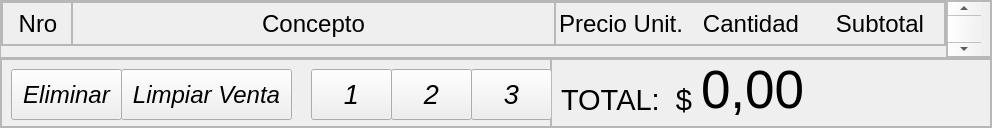
               <widget class="QFrame" name="frame_4">
                <property name="frameShape">
                 <enum>QFrame::NoFrame</enum>
                </property>
                <property name="frameShadow">
                 <enum>QFrame::Raised</enum>
                </property>
                <layout class="QVBoxLayout" name="verticalLayout_7">
                 <property name="spacing">
                  <number>0</number>
                 </property>
                 <property name="leftMargin">
                  <number>0</number>
                 </property>
                 <property name="topMargin">
                  <number>0</number>
                 </property>
                 <property name="rightMargin">
                  <number>0</number>
                 </property>
                 <property name="bottomMargin">
                  <number>0</number>
                 </property>
                 <item>
                  <widget class="QFrame" name="frame_panel_lista">
                   <property name="frameShape">
                    <enum>QFrame::StyledPanel</enum>
                   </property>
                   <property name="frameShadow">
                    <enum>QFrame::Raised</enum>
                   </property>
                   <layout class="QHBoxLayout" name="horizontalLayout_6">
                    <property name="spacing">
                     <number>0</number>
                    </property>
                    <property name="leftMargin">
                     <number>0</number>
                    </property>
                    <property name="topMargin">
                     <number>0</number>
                    </property>
                    <property name="rightMargin">
                     <number>0</number>
                    </property>
                    <property name="bottomMargin">
                     <number>0</number>
                    </property>
                    <item>
                     <widget class="QFrame" name="frame_panel">
                      <property name="frameShape">
                       <enum>QFrame::NoFrame</enum>
                      </property>
                      <property name="frameShadow">
                       <enum>QFrame::Raised</enum>
                      </property>
                      <layout class="QVBoxLayout" name="verticalLayout_4">
                       <property name="spacing">
                        <number>0</number>
                       </property>
                       <property name="leftMargin">
                        <number>0</number>
                       </property>
                       <property name="topMargin">
                        <number>0</number>
                       </property>
                       <property name="rightMargin">
                        <number>0</number>
                       </property>
                       <property name="bottomMargin">
                        <number>0</number>
                       </property>
                       <item>
                        <widget class="QFrame" name="frame_labels">
                         <property name="minimumSize">
                          <size>
                           <width>0</width>
                           <height>45</height>
                          </size>
                         </property>
                         <property name="maximumSize">
                          <size>
                           <width>16777215</width>
                           <height>45</height>
                          </size>
                         </property>
                         <property name="frameShape">
                          <enum>QFrame::StyledPanel</enum>
                         </property>
                         <property name="frameShadow">
                          <enum>QFrame::Raised</enum>
                         </property>
                         <layout class="QHBoxLayout" name="horizontalLayout_15">
                          <property name="spacing">
                           <number>0</number>
                          </property>
                          <property name="leftMargin">
                           <number>0</number>
                          </property>
                          <property name="topMargin">
                           <number>0</number>
                          </property>
                          <property name="rightMargin">
                           <number>0</number>
                          </property>
                          <property name="bottomMargin">
                           <number>0</number>
                          </property>
                          <item>
                           <widget class="QFrame" name="frame_nro">
                            <property name="minimumSize">
                             <size>
                              <width>70</width>
                              <height>0</height>
                             </size>
                            </property>
                            <property name="maximumSize">
                             <size>
                              <width>70</width>
                              <height>16777215</height>
                             </size>
                            </property>
                            <property name="frameShape">
                             <enum>QFrame::StyledPanel</enum>
                            </property>
                            <property name="frameShadow">
                             <enum>QFrame::Raised</enum>
                            </property>
                            <layout class="QHBoxLayout" name="horizontalLayout_14">
                             <property name="spacing">
                              <number>0</number>
                             </property>
                             <property name="leftMargin">
                              <number>0</number>
                             </property>
                             <property name="topMargin">
                              <number>0</number>
                             </property>
                             <property name="rightMargin">
                              <number>0</number>
                             </property>
                             <property name="bottomMargin">
                              <number>0</number>
                             </property>
                             <item>
                              <widget class="QLabel" name="label_nro">
                               <property name="minimumSize">
                                <size>
                                 <width>70</width>
                                 <height>0</height>
                                </size>
                               </property>
                               <property name="maximumSize">
                                <size>
                                 <width>70</width>
                                 <height>16777215</height>
                                </size>
                               </property>
                               <property name="font">
                                <font>
                                 <pointsize>18</pointsize>
                                </font>
                               </property>
                               <property name="text">
                                <string>Nro</string>
                               </property>
                               <property name="alignment">
                                <set>Qt::AlignCenter</set>
                               </property>
                              </widget>
                             </item>
                            </layout>
                           </widget>
                          </item>
                          <item>
                           <widget class="QFrame" name="frame_concepto">
                            <property name="frameShape">
                             <enum>QFrame::StyledPanel</enum>
                            </property>
                            <property name="frameShadow">
                             <enum>QFrame::Raised</enum>
                            </property>
                            <layout class="QHBoxLayout" name="horizontalLayout_7">
                             <property name="spacing">
                              <number>0</number>
                             </property>
                             <property name="leftMargin">
                              <number>0</number>
                             </property>
                             <property name="topMargin">
                              <number>0</number>
                             </property>
                             <property name="rightMargin">
                              <number>0</number>
                             </property>
                             <property name="bottomMargin">
                              <number>0</number>
                             </property>
                             <item>
                              <widget class="QLabel" name="label_concepto">
                               <property name="font">
                                <font>
                                 <pointsize>18</pointsize>
                                </font>
                               </property>
                               <property name="text">
                                <string>Concepto</string>
                               </property>
                               <property name="alignment">
                                <set>Qt::AlignCenter</set>
                               </property>
                              </widget>
                             </item>
                            </layout>
                           </widget>
                          </item>
                          <item>
                           <widget class="QFrame" name="frame_varios">
                            <property name="minimumSize">
                             <size>
                              <width>390</width>
                              <height>0</height>
                             </size>
                            </property>
                            <property name="maximumSize">
                             <size>
                              <width>390</width>
                              <height>16777215</height>
                             </size>
                            </property>
                            <property name="frameShape">
                             <enum>QFrame::StyledPanel</enum>
                            </property>
                            <property name="frameShadow">
                             <enum>QFrame::Raised</enum>
                            </property>
                            <layout class="QHBoxLayout" name="horizontalLayout_13">
                             <property name="spacing">
                              <number>0</number>
                             </property>
                             <property name="leftMargin">
                              <number>0</number>
                             </property>
                             <property name="topMargin">
                              <number>0</number>
                             </property>
                             <property name="rightMargin">
                              <number>0</number>
                             </property>
                             <property name="bottomMargin">
                              <number>0</number>
                             </property>
                             <item>
                              <widget class="QLabel" name="label_unitario">
                               <property name="minimumSize">
                                <size>
                                 <width>130</width>
                                 <height>0</height>
                                </size>
                               </property>
                               <property name="maximumSize">
                                <size>
                                 <width>130</width>
                                 <height>16777215</height>
                                </size>
                               </property>
                               <property name="font">
                                <font>
                                 <pointsize>18</pointsize>
                                </font>
                               </property>
                               <property name="text">
                                <string>Precio Unit.</string>
                               </property>
                               <property name="alignment">
                                <set>Qt::AlignCenter</set>
                               </property>
                              </widget>
                             </item>
                             <item>
                              <widget class="QLabel" name="label_cant">
                               <property name="minimumSize">
                                <size>
                                 <width>130</width>
                                 <height>0</height>
                                </size>
                               </property>
                               <property name="maximumSize">
                                <size>
                                 <width>130</width>
                                 <height>16777215</height>
                                </size>
                               </property>
                               <property name="font">
                                <font>
                                 <pointsize>18</pointsize>
                                </font>
                               </property>
                               <property name="text">
                                <string>Cantidad</string>
                               </property>
                               <property name="alignment">
                                <set>Qt::AlignCenter</set>
                               </property>
                              </widget>
                             </item>
                             <item>
                              <widget class="QLabel" name="label_subtotal">
                               <property name="minimumSize">
                                <size>
                                 <width>130</width>
                                 <height>0</height>
                                </size>
                               </property>
                               <property name="maximumSize">
                                <size>
                                 <width>130</width>
                                 <height>16777215</height>
                                </size>
                               </property>
                               <property name="font">
                                <font>
                                 <pointsize>18</pointsize>
                                </font>
                               </property>
                               <property name="text">
                                <string>Subtotal</string>
                               </property>
                               <property name="alignment">
                                <set>Qt::AlignCenter</set>
                               </property>
                              </widget>
                             </item>
                            </layout>
                           </widget>
                          </item>
                         </layout>
                        </widget>
                       </item>
                       <item alignment="Qt::AlignTop">
                        <widget class="QFrame" name="frame_content_lista">
                         <property name="sizePolicy">
                          <sizepolicy hsizetype="Preferred" vsizetype="Expanding">
                           <horstretch>0</horstretch>
                           <verstretch>0</verstretch>
                          </sizepolicy>
                         </property>
                         <property name="frameShape">
                          <enum>QFrame::NoFrame</enum>
                         </property>
                         <property name="frameShadow">
                          <enum>QFrame::Raised</enum>
                         </property>
                         <layout class="QVBoxLayout" name="verticalLayout_12">
                          <property name="spacing">
                           <number>0</number>
                          </property>
                          <property name="leftMargin">
                           <number>0</number>
                          </property>
                          <property name="topMargin">
                           <number>0</number>
                          </property>
                          <property name="rightMargin">
                           <number>0</number>
                          </property>
                          <property name="bottomMargin">
                           <number>0</number>
                          </property>
                          <item alignment="Qt::AlignTop">
                           <widget class="QFrame" name="frame_lista">
                            <property name="sizePolicy">
                             <sizepolicy hsizetype="Fixed" vsizetype="Fixed">
                              <horstretch>0</horstretch>
                              <verstretch>0</verstretch>
                             </sizepolicy>
                            </property>
                            <property name="minimumSize">
                             <size>
                              <width>0</width>
                              <height>0</height>
                             </size>
                            </property>
                            <property name="maximumSize">
                             <size>
                              <width>16777215</width>
                              <height>10000</height>
                             </size>
                            </property>
                            <property name="frameShape">
                             <enum>QFrame::NoFrame</enum>
                            </property>
                            <property name="frameShadow">
                             <enum>QFrame::Raised</enum>
                            </property>
                            <layout class="QVBoxLayout" name="verticalLayout_5">
                             <property name="spacing">
                              <number>0</number>
                             </property>
                             <property name="leftMargin">
                              <number>0</number>
                             </property>
                             <property name="topMargin">
                              <number>0</number>
                             </property>
                             <property name="rightMargin">
                              <number>0</number>
                             </property>
                             <property name="bottomMargin">
                              <number>0</number>
                             </property>
                            </layout>
                           </widget>
                          </item>
                         </layout>
                        </widget>
                       </item>
                      </layout>
                     </widget>
                    </item>
                    <item>
                     <widget class="QFrame" name="frame_scroll">
                      <property name="minimumSize">
                       <size>
                        <width>45</width>
                        <height>0</height>
                       </size>
                      </property>
                      <property name="maximumSize">
                       <size>
                        <width>45</width>
                        <height>16777215</height>
                       </size>
                      </property>
                      <property name="frameShape">
                       <enum>QFrame::StyledPanel</enum>
                      </property>
                      <property name="frameShadow">
                       <enum>QFrame::Raised</enum>
                      </property>
                      <layout class="QHBoxLayout" name="horizontalLayout_8">
                       <property name="spacing">
                        <number>0</number>
                       </property>
                       <property name="leftMargin">
                        <number>0</number>
                       </property>
                       <property name="topMargin">
                        <number>0</number>
                       </property>
                       <property name="bottomMargin">
                        <number>0</number>
                       </property>
                       <item>
                        <widget class="QScrollBar" name="verticalScrollBar">
                         <property name="sizePolicy">
                          <sizepolicy hsizetype="Preferred" vsizetype="Preferred">
                           <horstretch>0</horstretch>
                           <verstretch>0</verstretch>
                          </sizepolicy>
                         </property>
                         <property name="orientation">
                          <enum>Qt::Vertical</enum>
                         </property>
                        </widget>
                       </item>
                      </layout>
                     </widget>
                    </item>
                   </layout>
                  </widget>
                 </item>
                 <item>
                  <widget class="QFrame" name="frame_11">
                   <property name="minimumSize">
                    <size>
                     <width>0</width>
                     <height>70</height>
                    </size>
                   </property>
                   <property name="maximumSize">
                    <size>
                     <width>16777215</width>
                     <height>70</height>
                    </size>
                   </property>
                   <property name="frameShape">
                    <enum>QFrame::StyledPanel</enum>
                   </property>
                   <property name="frameShadow">
                    <enum>QFrame::Raised</enum>
                   </property>
                   <layout class="QHBoxLayout" name="horizontalLayout_9">
                    <property name="spacing">
                     <number>0</number>
                    </property>
                    <property name="leftMargin">
                     <number>0</number>
                    </property>
                    <property name="topMargin">
                     <number>0</number>
                    </property>
                    <property name="rightMargin">
                     <number>0</number>
                    </property>
                    <property name="bottomMargin">
                     <number>0</number>
                    </property>
                    <item>
                     <widget class="QFrame" name="frame_19">
                      <property name="minimumSize">
                       <size>
                        <width>550</width>
                        <height>0</height>
                       </size>
                      </property>
                      <property name="maximumSize">
                       <size>
                        <width>550</width>
                        <height>16777215</height>
                       </size>
                      </property>
                      <property name="frameShape">
                       <enum>QFrame::StyledPanel</enum>
                      </property>
                      <property name="frameShadow">
                       <enum>QFrame::Raised</enum>
                      </property>
                      <widget class="QPushButton" name="push_Tres">
                       <property name="geometry">
                        <rect>
                         <x>470</x>
                         <y>10</y>
                         <width>81</width>
                         <height>51</height>
                        </rect>
                       </property>
                       <property name="font">
                        <font>
                         <pointsize>20</pointsize>
                         <italic>true</italic>
                         <strikeout>false</strikeout>
                        </font>
                       </property>
                       <property name="text">
                        <string>3</string>
                       </property>
                      </widget>
                      <widget class="QPushButton" name="push_Eliminar">
                       <property name="geometry">
                        <rect>
                         <x>10</x>
                         <y>10</y>
                         <width>111</width>
                         <height>51</height>
                        </rect>
                       </property>
                       <property name="font">
                        <font>
                         <pointsize>18</pointsize>
                         <italic>true</italic>
                        </font>
                       </property>
                       <property name="text">
                        <string>Eliminar</string>
                       </property>
                      </widget>
                      <widget class="QPushButton" name="push_Limpiar_Venta">
                       <property name="geometry">
                        <rect>
                         <x>120</x>
                         <y>10</y>
                         <width>171</width>
                         <height>51</height>
                        </rect>
                       </property>
                       <property name="font">
                        <font>
                         <pointsize>18</pointsize>
                         <italic>true</italic>
                        </font>
                       </property>
                       <property name="text">
                        <string>Limpiar Venta</string>
                       </property>
                      </widget>
                      <widget class="QPushButton" name="push_Dos">
                       <property name="geometry">
                        <rect>
                         <x>390</x>
                         <y>10</y>
                         <width>81</width>
                         <height>51</height>
                        </rect>
                       </property>
                       <property name="font">
                        <font>
                         <pointsize>20</pointsize>
                         <italic>true</italic>
                         <strikeout>false</strikeout>
                        </font>
                       </property>
                       <property name="text">
                        <string>2</string>
                       </property>
                      </widget>
                      <widget class="QPushButton" name="push_Uno">
                       <property name="geometry">
                        <rect>
                         <x>310</x>
                         <y>10</y>
                         <width>81</width>
                         <height>51</height>
                        </rect>
                       </property>
                       <property name="font">
                        <font>
                         <pointsize>20</pointsize>
                         <italic>true</italic>
                         <strikeout>false</strikeout>
                        </font>
                       </property>
                       <property name="text">
                        <string>1</string>
                       </property>
                      </widget>
                     </widget>
                    </item>
                    <item>
                     <widget class="QFrame" name="frame_20">
                      <property name="frameShape">
                       <enum>QFrame::StyledPanel</enum>
                      </property>
                      <property name="frameShadow">
                       <enum>QFrame::Raised</enum>
                      </property>
                     </widget>
                    </item>
                    <item>
                     <widget class="QFrame" name="frame_18">
                      <property name="minimumSize">
                       <size>
                        <width>440</width>
                        <height>0</height>
                       </size>
                      </property>
                      <property name="maximumSize">
                       <size>
                        <width>440</width>
                        <height>16777215</height>
                       </size>
                      </property>
                      <property name="frameShape">
                       <enum>QFrame::StyledPanel</enum>
                      </property>
                      <property name="frameShadow">
                       <enum>QFrame::Raised</enum>
                      </property>
                      <widget class="QLabel" name="label_2">
                       <property name="geometry">
                        <rect>
                         <x>10</x>
                         <y>10</y>
                         <width>131</width>
                         <height>61</height>
                        </rect>
                       </property>
                       <property name="font">
                        <font>
                         <pointsize>22</pointsize>
                        </font>
                       </property>
                       <property name="text">
                        <string>TOTAL:  $</string>
                       </property>
                      </widget>
                      <widget class="QLabel" name="label_Total">
                       <property name="geometry">
                        <rect>
                         <x>150</x>
                         <y>0</y>
                         <width>291</width>
                         <height>61</height>
                        </rect>
                       </property>
                       <property name="font">
                        <font>
                         <pointsize>40</pointsize>
                        </font>
                       </property>
                       <property name="text">
                        <string>0,00</string>
                       </property>
                      </widget>
                     </widget>
                    </item>
                   </layout>
                  </widget>
                 </item>
                </layout>
               </widget>
